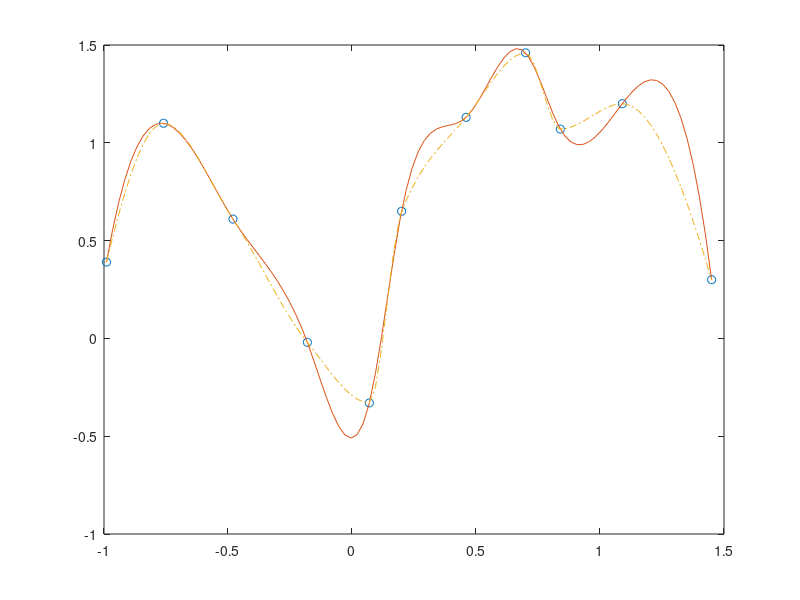

This chart was generated by the following MATLAB code: (Note: this script raises an error after producing the figure.)
x =[-0.99, -0.76, -0.48, -0.18, 0.07, 0.2, ...
        0.46, 0.7, 0.84, 1.09, 1.45];
y = [0.39, 1.1,  0.61, -0.02, -0.33, 0.65, ...
        1.13, 1.46, 1.07, 1.2, 0.3];
plot(x,y,'o'); hold on
xi=linspace(min(x),max(x),100);
ys=interp1(x,y,xi,'spline');
yc=interp1(x,y,xi,'cubic');
h=plot(xi,ys,'-',xi,yc,'-.');
legend(h,'spline','cubic',4)
axis([-1.1,1.6,-0.8,1.6])
